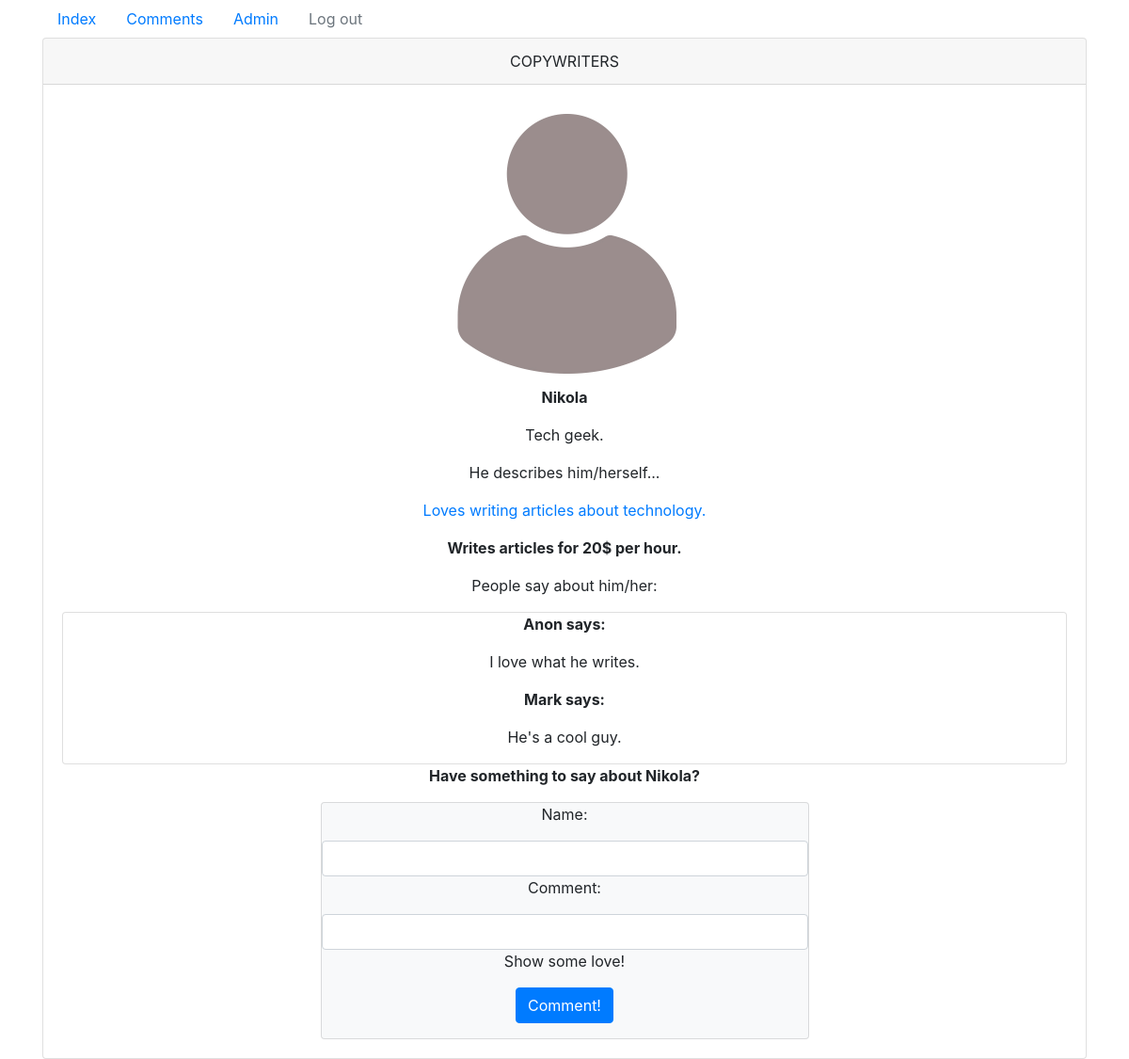
The app's page /index/show/47 with its own data.
### tables this page shows
CREATE TABLE `copywriter` (
  `id` int(11) NOT NULL,
  `name` varchar(191) NOT NULL,
  `description_short` varchar(191) NOT NULL,
  `description` varchar(191) NOT NULL,
  `hourly_rate` float NOT NULL
);

CREATE TABLE `comment` (
  `id` int(11) NOT NULL,
  `copywriter_id` int(11) NOT NULL,
  `name` text NOT NULL,
  `body` text NOT NULL,
  `approved` tinyint(1) NOT NULL DEFAULT '0'
);

### modules.php (called while the page is built, shortened)
<?php
function view($viewName, $data = [], $extra = []) {
    extract($data);
    return require_once 'views/' . $viewName . '.view.php';
}

### controllers/IndexController.php (called while the page is built, shortened)
<?php
class IndexController {
    public function show($id) {
        $cw = new ContentWriter();
        $cw_data = $cw->get($id);
        $comm = new Comment();
        $comments = $comm->cw_comments($id);
        view('show', $cw_data, $comments);
    }
}

### Router.php (called while the page is built, shortened)
<?php
class Router {
    public $uri;
    public $action;
    public $parameters;
    public function route() {
        $this->request = new Request();
        $this->uri = $this->trim($this->request->uri);
    }
    public function trim($uri) {
        return trim($uri, '/');
    }
    public function getParameters()
    {
        $parameters = explode('/', $this->uri);
        if (isset($parameters[1])) {
            $this->action = $parameters[1];
            } else $this->action = 'index';
        if (isset($parameters[2])) {
            $this->parameters = $parameters[2];
        } else $this->parameters = '';
    }
    public function direct() {
        $action = $this->action;
        $controller = new $controller;
        $controller->$action($this->parameters);
    }
}

### models/Model.php (called while the page is built)
<?php
class Model {
    public function db()
    {
        $host = 'localhost';
        $db = 'cws';
        $user = 'root';
        $pass = '';
        $dsn = "mysql:host=$host;dbname=$db;";
        $options = [
            PDO::ATTR_ERRMODE            => PDO::ERRMODE_EXCEPTION,
            PDO::ATTR_DEFAULT_FETCH_MODE => PDO::FETCH_OBJ,
            PDO::ATTR_EMULATE_PREPARES   => false,
        ];
        try {
            $pdo = new PDO($dsn, $user, $pass, $options);
            return $pdo;
        } catch (\PDOException $e) {
            throw new \PDOException($e->getMessage(), (int)$e->getCode());
        }
    }
}

### models/ContentWriter.php (called while the page is built, shortened)
<?php
class ContentWriter extends Model {
    public function get($id) {
        $res = $this->db()->query("SELECT * FROM copywriter WHERE id =". $id)->fetch(PDO::FETCH_ASSOC);
       return $res;
    }
}

### models/Comment.php (called while the page is built, shortened)
<?php
class Comment extends Model {
    public function cw_comments($id) {
        $statement = $this->db()
            ->prepare("SELECT * FROM comment WHERE copywriter_id = :copywriter_id AND approved=1 ORDER BY id DESC");
        $statement->execute(['copywriter_id'=> $id]);
        $res = $statement->fetchAll(PDO::FETCH_OBJ);
        return $res;
    }
}

### views/show.view.php (the view, shortened to what this page needs)
<img width="300" src="/resources/images/<?=$name?>.jpg">
<p><b><?=$name?></b></p>
<p><?=$description_short?></p>
<p>He describes him/herself...</p>
<p class="text-primary"><?=$description?></p>
<p><b>Writes articles for <?=$hourly_rate?>$ per hour.</b></p>
<p>People say about him/her:</p>
<div class="card">
<?php
foreach ($extra as $comment) { ?>
    <p><b><?=$comment->name?> says:</b></p>
    <p><?=$comment->body?></p>
<?php }
?>
</div>
<p><b>Have something to say about <?=$name?>?</b></p>
<div class="row justify-content-center">
<div class="col-sm-6">
    <div class="card bg-light">
<form method="POST" action="/comment/store">
    <p>Name:</p>
    <input type="text" name="name" class="form-control">
    <p>Comment:</p>
    <input type="text" name="body" class="form-control">
    <p>Show some love!</p>
    <button type="submit" class="btn btn-primary">Comment!</button>
</form>
</div>
</div>
</div>

### records on screen
copywriter: name (picture), name "Nikola", description_short "Tech geek.", description "Loves writing articles about technology.", hourly_rate "20"
comment: name "Anon", body "I love what he writes."
comment: name "Mark", body "He's a cool guy."
